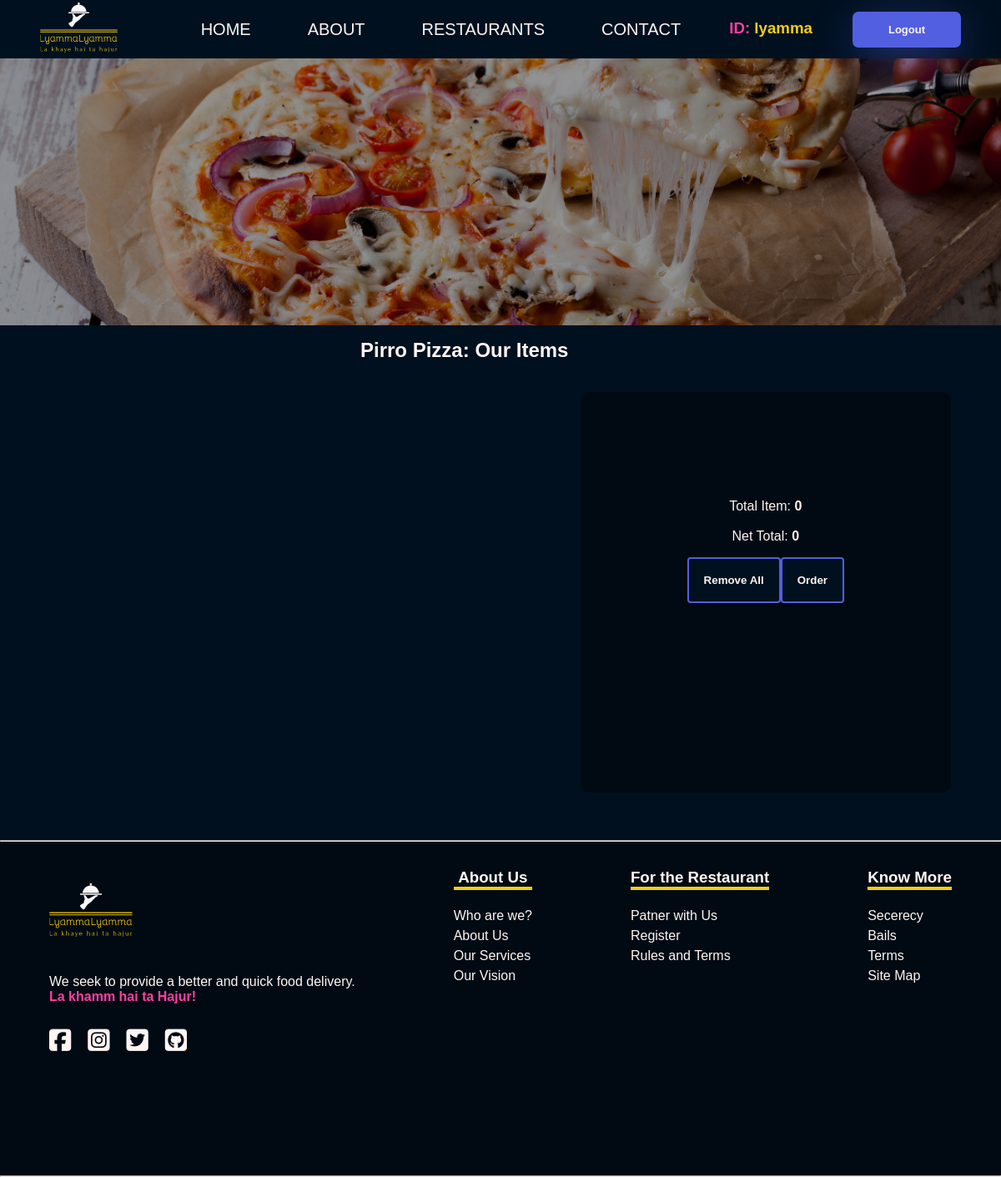
Page /restaurantlist/htd-8-piro-pizza/ (signed in) on the committed database.
### lyammaApp/models.py (models this page shows, shortened)
class launchPartner(models.Model):
    sno = models.AutoField(primary_key=True)
    image = models.ImageField(upload_to="lyammaApp/images", default="upload-image")
    fullname = models.CharField(max_length=40)
    address = models.CharField(max_length=30)
    restaurantname = models.CharField(max_length=50)
    phone = models.CharField(max_length=14)
    email = models.CharField(max_length=70)
    restauranttype = models.CharField(max_length=70)
    slug = models.CharField(max_length=130, default="normal-slug")  # url management
    timeStamp = models.DateTimeField(auto_now_add=True, blank=True)

### lyammaApp/views.py (the view, shortened to what this page needs)
# urls.py: path("restaurantlist/<str:slug>/", views.restaurantProfile, name="restaurantProfile"),
@login_required(login_url='/loginpage/')
def restaurantProfile(request,slug):
    partnersappro = launchPartner.objects.filter(slug=slug).first()
    crustcontext= {"partnersappro": partnersappro}
    return render(request, "restaurantProfile.html", crustcontext)

### templates/restaurantProfile.html (shortened to what this page needs)
{% extends 'base.html'%}
{% load static %}
    {% block base_style%}
    {{ block.super }}
    <link rel="stylesheet" href="{% static 'styles/restaurantProfile.css' %}">
    {% endblock base_style%}
    {% block content %}
    <div class="main" style="background-image: url(../../media/{{partnersappro.image}});"></div>
    <div class="our-items">
        <h2 class="head1">{{partnersappro.restaurantname}}: Our Items</h2>
    </div>
    <div class="itemsandcart">
        <div class="itemharu" id="data-output">
        </div>
        <div class="cart">
            <div class="cart-list">
                Total Item: <b id="c"></b>
                <br>
                Net Total: <b id="nettotal">0</b>
                <div class="cartbtns">
                    <input class="candcbtns cancel cancelButton" type="submit" value="Remove All" name="cancel" id="">
                            <form  method="post" action="">
                                <input value="Order" type="submit" id="btns">
                            </form>
                    </body>
    {% endblock %}

### templates/base.html (shortened to what this page needs)
{%load static%}
<!DOCTYPE html>
<html lang="en">
{% block body %}
<head>
    {% block base_style%}
    <link rel="stylesheet" href="{% static 'styles/base.css' %}">
    {% endblock base_style%}
</head>
</head>
<body>
    <header class="header">
        <a href="/">
            <img src="{%static 'images/logos.svg'%}" alt="lyamma lyamm logo" class="logo">
        </a>
        <nav class="navbar">
            <ul class="navbar-list">
                <li><a class="navkolinks" href="/">Home</a></li>
                <li><a class="navkolinks" href="/about/">About</a></li>
                <li><a class="navkolinks" href="/restaurantlist/">Restaurants</a></li>
                <li><a class="navkolinks" href="/contactus">Contact</a></li>
                {% if user.is_authenticated %}
                <h3 class="userr" id="greet">
                    ID:
                    <span class="loggedinUserSpan">{{request.user}}</span>
                </h3>
                <button id="show-logout" class="button" style="vertical-align:middle"><span>Logout</span></button>
                {% else %}
                <button id="show-signup" class="button" style="vertical-align:middle"><span>Signup</span></button>
                <button id="show-login" class="button" style="vertical-align:middle"><span>Login</span></button>
                {% endif %}
            </ul>
        </nav>
    </header>
    {% block content %} {% endblock %}
    <hr>
    <footer class="footer">
        <div class="fone">
            <img src="{%static 'images/logos.svg'%}" alt="lyamma lyamm logo" class="footer-logo">
            <p>We seek to provide a better and quick food delivery.<br> <span> La khamm hai ta Hajur!</span></p>
            <div class="footer-links">
                <a href=""><i class="fa-brands fa-square-facebook"></i></a>
                <a href=""><i class="fa-brands fa-square-instagram"></i></a>
                <a href=""><i class="fa-brands fa-square-twitter"></i></a>
                <a href=""><i class="fa-brands fa-square-github"></i></a>
            </div>
        </div>
        <div class="ftwo">
            <ul>
                <h3 class="footer-h3">About Us</h3>
                <li><a href="">Who are we?</a></li>
                <li><a href="">About Us</a></li>
                <li><a href="">Our Services</a></li>
                <li><a href="">Our Vision</a></li>
            </ul>
        </div>
        <div class="fthree">
            <ul>
                <h3 class="footer-h3">For the Restaurant</h3>
                <li><a href="">Patner with Us</a></li>
                <li><a href="">Register</a></li>
                <li><a href="">Rules and Terms</a></li>
            </ul>
        </div>
        <div class="ffour">
            <ul>
                <h3 class="footer-h3">Know More</h3>
                <li><a href="">Secerecy</a></li>
                <li><a href="">Bails</a></li>
                <li><a href="">Terms</a></li>
                <li><a href="">Site Map</a></li>
            </ul>
        </div>
    </footer>
</body>
{% endblock %}
</html>

### static/styles/base.css (style rules this page uses)
* { margin: 0; padding: 0; box-sizing: border-box; font-family: sans-serif; }
:root { --bcolor: #00101F; --footer-color: #010a12; --mainheading: #F4CE14; --para: #fff6f4; --hotish: #FF3FA4; --skyblue: #525FE1; --suntala: rgb(152, 79, 0); }
body { background-color: var(--bcolor) !important; }
.button { display: inline-block; border-radius: 7px; border: none; background: var(--skyblue); color: var(--para); font-family: inherit; text-align: center; font-size: 13px; box-shadow: 0px 14px 56px -11px var(--skyblue); width: 10em; padding: 10px; transition: all 0.4s; cursor: pointer; font-weight: bold; }
.button span { cursor: pointer; display: inline-block; position: relative; transition: 0.4s; }
.button span:after { content: 'Now'; position: absolute; opacity: 0; top: 0; right: -20px; transition: 0.7s; }
html { background-color: var(--bcolor); overflow-x: hidden; }
.header { position: sticky; top: 0; left: 0; background-color: var(--bcolor); padding: 0 48px; height: 70px; display: flex; align-items: center; justify-content: space-between; z-index: 999; }
.header .logo { height: 60px; color: var(--para); }
.navbar-list { display: flex; gap: 48px; list-style: none; }
.navkolinks { padding: 10px; }
.navkolinks:link, .navkolinks:visited { display: inline-block; text-transform: uppercase; text-decoration: none; font-size: 20px; font-weight: 500; color: var(--para); transition: all 0.3s; }
.userr { color: var(--hotish); font-weight: bold; line-height: 40px; }
.loggedinUserSpan { color: var(--mainheading); }
.footer { padding: 2rem 0 0; height: 50vh; background-color: var(--footer-color); color: var(--para); display: flex; justify-content: space-around; }
.footer .fone { display: flex; flex-direction: column; gap: 1.7rem; }
.footer .fone span { color: var(--hotish); font-weight: bold; }
.footer .fone .footer-links { display: flex; gap: 20px; }
.footer .fone .footer-links a { text-decoration: none; color: var(--para); font-size: 30px; }
.footer ul { list-style: none; display: flex; flex-direction: column; gap: 6px; }
.footer ul li a { text-decoration: none; color: var(--para); }
.footer-logo { height: 100px; width: 100px; }
.footer-h3 { text-align: center; border-bottom: 4px solid var(--mainheading); margin-bottom: 1rem; }

### static/styles/restaurantProfile.css (style rules this page uses)
* { margin: 0; padding: 0; box-sizing: border-box; font-family: sans-serif; }
:root { --bcolor: #00101F; --footer-color: #010a12; --mainheading: #F4CE14; --para: #fff6f4; --hotish: #FF3FA4; --skyblue: #525FE1; --suntala: rgb(152, 79, 0); }
.main { min-height: 40vh; background-repeat: no-repeat; background-position: center center; background-size: cover; filter: brightness(60%); margin-bottom: 1rem; }
.itemsandcart { display: flex; gap: 15px; }
.itemharu { flex-basis: 99%; }
.cart { flex-basis: 40%; color: var(--para); text-align: center; padding-right: 20px; margin-right: 20px; border-radius: 10px; display: flex; align-items: center; justify-content: center; }
ul li { list-style: none; }
.cart-list { position: sticky; top: 0; background-color: var(--footer-color); padding: 8rem; margin: 20px; border-radius: 10px; min-height: 60vh; min-width: 30vw; }
.our-items { margin-left: 27rem; margin-bottom: 1rem; color: var(--para); }
.cartbtns { display: flex; width: 100%; justify-content: space-between; }
.cartbtns input { background-color: var(--bcolor); border: 2px solid var(--skyblue); color: var(--para); font-weight: bold; padding: 18px; border-radius: 4px; margin-top: 1rem; cursor: pointer; transition: 0.3s ease; }

### rows in the picture
launchPartner: image (picture), restaurantname "Pirro Pizza"

### other values in the picture
{{ request.user }} "lyamma"
